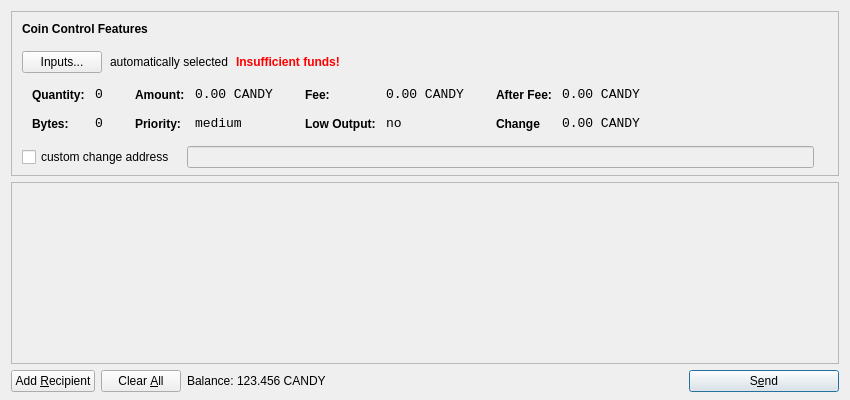
<?xml version="1.0" encoding="UTF-8"?>
<ui version="4.0">
 <class>SendCoinsDialog</class>
 <widget class="QDialog" name="SendCoinsDialog">
  <property name="geometry">
   <rect>
    <x>0</x>
    <y>0</y>
    <width>850</width>
    <height>400</height>
   </rect>
  </property>
  <property name="windowTitle">
   <string>Send Coins</string>
  </property>
  <layout class="QVBoxLayout" name="verticalLayout" stretch="0,1,0">
   <property name="bottomMargin">
    <number>8</number>
   </property>
   <item>
    <widget class="QFrame" name="frameCoinControl">
     <property name="sizePolicy">
      <sizepolicy hsizetype="Expanding" vsizetype="Expanding">
       <horstretch>0</horstretch>
       <verstretch>0</verstretch>
      </sizepolicy>
     </property>
     <property name="maximumSize">
      <size>
       <width>16777215</width>
       <height>16777215</height>
      </size>
     </property>
     <property name="frameShape">
      <enum>QFrame::StyledPanel</enum>
     </property>
     <property name="frameShadow">
      <enum>QFrame::Sunken</enum>
     </property>
     <layout class="QVBoxLayout" name="verticalLayoutCoinControl2">
      <property name="spacing">
       <number>6</number>
      </property>
      <property name="leftMargin">
       <number>0</number>
      </property>
      <property name="topMargin">
       <number>0</number>
      </property>
      <property name="rightMargin">
       <number>0</number>
      </property>
      <property name="bottomMargin">
       <number>6</number>
      </property>
      <item>
       <layout class="QVBoxLayout" name="verticalLayoutCoinControl" stretch="0,0,0,0,1">
        <property name="spacing">
         <number>0</number>
        </property>
        <property name="leftMargin">
         <number>10</number>
        </property>
        <property name="topMargin">
         <number>10</number>
        </property>
        <item>
         <layout class="QHBoxLayout" name="horizontalLayoutCoinControl1">
          <property name="bottomMargin">
           <number>15</number>
          </property>
          <item>
           <widget class="QLabel" name="labelCoinControlFeatures">
            <property name="sizePolicy">
             <sizepolicy hsizetype="Preferred" vsizetype="Maximum">
              <horstretch>0</horstretch>
              <verstretch>0</verstretch>
             </sizepolicy>
            </property>
            <property name="font">
             <font>
              <weight>75</weight>
              <bold>true</bold>
             </font>
            </property>
            <property name="styleSheet">
             <string notr="true">font-weight:bold;</string>
            </property>
            <property name="text">
             <string>Coin Control Features</string>
            </property>
           </widget>
          </item>
         </layout>
        </item>
        <item>
         <layout class="QHBoxLayout" name="horizontalLayoutCoinControl2" stretch="0,0,0,0">
          <property name="spacing">
           <number>8</number>
          </property>
          <property name="bottomMargin">
           <number>10</number>
          </property>
          <item>
           <widget class="QPushButton" name="pushButtonCoinControl">
            <property name="styleSheet">
             <string notr="true"/>
            </property>
            <property name="text">
             <string>Inputs...</string>
            </property>
           </widget>
          </item>
          <item>
           <widget class="QLabel" name="labelCoinControlAutomaticallySelected">
            <property name="text">
             <string>automatically selected</string>
            </property>
            <property name="margin">
             <number>5</number>
            </property>
           </widget>
          </item>
          <item>
           <widget class="QLabel" name="labelCoinControlInsuffFunds">
            <property name="font">
             <font>
              <weight>75</weight>
              <bold>true</bold>
             </font>
            </property>
            <property name="styleSheet">
             <string notr="true">color:red;font-weight:bold;</string>
            </property>
            <property name="text">
             <string>Insufficient funds!</string>
            </property>
            <property name="margin">
             <number>5</number>
            </property>
           </widget>
          </item>
          <item>
           <spacer name="horizontalSpacerCoinControl">
            <property name="orientation">
             <enum>Qt::Horizontal</enum>
            </property>
            <property name="sizeHint" stdset="0">
             <size>
              <width>40</width>
              <height>1</height>
             </size>
            </property>
           </spacer>
          </item>
         </layout>
        </item>
        <item>
         <widget class="QWidget" name="widgetCoinControl" native="true">
          <property name="sizePolicy">
           <sizepolicy hsizetype="Preferred" vsizetype="Preferred">
            <horstretch>0</horstretch>
            <verstretch>0</verstretch>
           </sizepolicy>
          </property>
          <property name="minimumSize">
           <size>
            <width>0</width>
            <height>0</height>
           </size>
          </property>
          <property name="styleSheet">
           <string notr="true"/>
          </property>
          <layout class="QHBoxLayout" name="horizontalLayoutCoinControl5">
           <property name="margin">
            <number>0</number>
           </property>
           <item>
            <layout class="QHBoxLayout" name="horizontalLayoutCoinControl3" stretch="0,0,0,1">
             <property name="spacing">
              <number>20</number>
             </property>
             <property name="topMargin">
              <number>0</number>
             </property>
             <property name="bottomMargin">
              <number>10</number>
             </property>
             <item>
              <layout class="QFormLayout" name="formLayoutCoinControl1">
               <property name="horizontalSpacing">
                <number>10</number>
               </property>
               <property name="verticalSpacing">
                <number>14</number>
               </property>
               <property name="leftMargin">
                <number>10</number>
               </property>
               <property name="topMargin">
                <number>4</number>
               </property>
               <property name="rightMargin">
                <number>6</number>
               </property>
               <item row="0" column="0">
                <widget class="QLabel" name="labelCoinControlQuantityText">
                 <property name="styleSheet">
                  <string notr="true">font-weight:bold;</string>
                 </property>
                 <property name="text">
                  <string>Quantity:</string>
                 </property>
                 <property name="margin">
                  <number>0</number>
                 </property>
                </widget>
               </item>
               <item row="0" column="1">
                <widget class="QLabel" name="labelCoinControlQuantity">
                 <property name="font">
                  <font>
                   <family>Monospace</family>
                   <pointsize>10</pointsize>
                  </font>
                 </property>
                 <property name="cursor">
                  <cursorShape>IBeamCursor</cursorShape>
                 </property>
                 <property name="contextMenuPolicy">
                  <enum>Qt::ActionsContextMenu</enum>
                 </property>
                 <property name="text">
                  <string>0</string>
                 </property>
                 <property name="margin">
                  <number>0</number>
                 </property>
                 <property name="textInteractionFlags">
                  <set>Qt::LinksAccessibleByMouse|Qt::TextSelectableByKeyboard|Qt::TextSelectableByMouse</set>
                 </property>
                </widget>
               </item>
               <item row="1" column="0">
                <widget class="QLabel" name="labelCoinControlBytesText">
                 <property name="styleSheet">
                  <string notr="true">font-weight:bold;</string>
                 </property>
                 <property name="text">
                  <string>Bytes:</string>
                 </property>
                </widget>
               </item>
               <item row="1" column="1">
                <widget class="QLabel" name="labelCoinControlBytes">
                 <property name="font">
                  <font>
                   <family>Monospace</family>
                   <pointsize>10</pointsize>
                  </font>
                 </property>
                 <property name="cursor">
                  <cursorShape>IBeamCursor</cursorShape>
                 </property>
                 <property name="contextMenuPolicy">
                  <enum>Qt::ActionsContextMenu</enum>
                 </property>
                 <property name="text">
                  <string>0</string>
                 </property>
                 <property name="textInteractionFlags">
                  <set>Qt::LinksAccessibleByMouse|Qt::TextSelectableByKeyboard|Qt::TextSelectableByMouse</set>
                 </property>
                </widget>
               </item>
              </layout>
             </item>
             <item>
              <layout class="QFormLayout" name="formLayoutCoinControl2">
               <property name="horizontalSpacing">
                <number>10</number>
               </property>
               <property name="verticalSpacing">
                <number>14</number>
               </property>
               <property name="leftMargin">
                <number>6</number>
               </property>
               <property name="topMargin">
                <number>4</number>
               </property>
               <property name="rightMargin">
                <number>6</number>
               </property>
               <item row="0" column="0">
                <widget class="QLabel" name="labelCoinControlAmountText">
                 <property name="styleSheet">
                  <string notr="true">font-weight:bold;</string>
                 </property>
                 <property name="text">
                  <string>Amount:</string>
                 </property>
                 <property name="margin">
                  <number>0</number>
                 </property>
                </widget>
               </item>
               <item row="0" column="1">
                <widget class="QLabel" name="labelCoinControlAmount">
                 <property name="font">
                  <font>
                   <family>Monospace</family>
                   <pointsize>10</pointsize>
                  </font>
                 </property>
                 <property name="cursor">
                  <cursorShape>IBeamCursor</cursorShape>
                 </property>
                 <property name="contextMenuPolicy">
                  <enum>Qt::ActionsContextMenu</enum>
                 </property>
                 <property name="text">
                  <string>0.00 CANDY</string>
                 </property>
                 <property name="textInteractionFlags">
                  <set>Qt::LinksAccessibleByMouse|Qt::TextSelectableByKeyboard|Qt::TextSelectableByMouse</set>
                 </property>
                </widget>
               </item>
               <item row="1" column="0">
                <widget class="QLabel" name="labelCoinControlPriorityText">
                 <property name="styleSheet">
                  <string notr="true">font-weight:bold;</string>
                 </property>
                 <property name="text">
                  <string>Priority:</string>
                 </property>
                </widget>
               </item>
               <item row="1" column="1">
                <widget class="QLabel" name="labelCoinControlPriority">
                 <property name="font">
                  <font>
                   <family>Monospace</family>
                   <pointsize>10</pointsize>
                  </font>
                 </property>
                 <property name="cursor">
                  <cursorShape>IBeamCursor</cursorShape>
                 </property>
                 <property name="contextMenuPolicy">
                  <enum>Qt::ActionsContextMenu</enum>
                 </property>
                 <property name="text">
                  <string>medium</string>
                 </property>
                 <property name="textInteractionFlags">
                  <set>Qt::LinksAccessibleByMouse|Qt::TextSelectableByKeyboard|Qt::TextSelectableByMouse</set>
                 </property>
                </widget>
               </item>
              </layout>
             </item>
             <item>
              <layout class="QFormLayout" name="formLayoutCoinControl3">
               <property name="horizontalSpacing">
                <number>10</number>
               </property>
               <property name="verticalSpacing">
                <number>14</number>
               </property>
               <property name="leftMargin">
                <number>6</number>
               </property>
               <property name="topMargin">
                <number>4</number>
               </property>
               <property name="rightMargin">
                <number>6</number>
               </property>
               <item row="0" column="0">
                <widget class="QLabel" name="labelCoinControlFeeText">
                 <property name="styleSheet">
                  <string notr="true">font-weight:bold;</string>
                 </property>
                 <property name="text">
                  <string>Fee:</string>
                 </property>
                 <property name="margin">
                  <number>0</number>
                 </property>
                </widget>
               </item>
               <item row="0" column="1">
                <widget class="QLabel" name="labelCoinControlFee">
                 <property name="font">
                  <font>
                   <family>Monospace</family>
                   <pointsize>10</pointsize>
                  </font>
                 </property>
                 <property name="cursor">
                  <cursorShape>IBeamCursor</cursorShape>
                 </property>
                 <property name="contextMenuPolicy">
                  <enum>Qt::ActionsContextMenu</enum>
                 </property>
                 <property name="text">
                  <string>0.00 CANDY</string>
                 </property>
                 <property name="textInteractionFlags">
                  <set>Qt::LinksAccessibleByMouse|Qt::TextSelectableByKeyboard|Qt::TextSelectableByMouse</set>
                 </property>
                </widget>
               </item>
               <item row="1" column="0">
                <widget class="QLabel" name="labelCoinControlLowOutputText">
                 <property name="styleSheet">
                  <string notr="true">font-weight:bold;</string>
                 </property>
                 <property name="text">
                  <string>Low Output:</string>
                 </property>
                </widget>
               </item>
               <item row="1" column="1">
                <widget class="QLabel" name="labelCoinControlLowOutput">
                 <property name="font">
                  <font>
                   <family>Monospace</family>
                   <pointsize>10</pointsize>
                  </font>
                 </property>
                 <property name="cursor">
                  <cursorShape>IBeamCursor</cursorShape>
                 </property>
                 <property name="contextMenuPolicy">
                  <enum>Qt::ActionsContextMenu</enum>
                 </property>
                 <property name="text">
                  <string>no</string>
                 </property>
                 <property name="textInteractionFlags">
                  <set>Qt::LinksAccessibleByMouse|Qt::TextSelectableByKeyboard|Qt::TextSelectableByMouse</set>
                 </property>
                </widget>
               </item>
              </layout>
             </item>
             <item>
              <layout class="QFormLayout" name="formLayoutCoinControl4">
               <property name="horizontalSpacing">
                <number>10</number>
               </property>
               <property name="verticalSpacing">
                <number>14</number>
               </property>
               <property name="leftMargin">
                <number>6</number>
               </property>
               <property name="topMargin">
                <number>4</number>
               </property>
               <property name="rightMargin">
                <number>6</number>
               </property>
               <item row="0" column="0">
                <widget class="QLabel" name="labelCoinControlAfterFeeText">
                 <property name="styleSheet">
                  <string notr="true">font-weight:bold;</string>
                 </property>
                 <property name="text">
                  <string>After Fee:</string>
                 </property>
                 <property name="margin">
                  <number>0</number>
                 </property>
                </widget>
               </item>
               <item row="0" column="1">
                <widget class="QLabel" name="labelCoinControlAfterFee">
                 <property name="font">
                  <font>
                   <family>Monospace</family>
                   <pointsize>10</pointsize>
                  </font>
                 </property>
                 <property name="cursor">
                  <cursorShape>IBeamCursor</cursorShape>
                 </property>
                 <property name="contextMenuPolicy">
                  <enum>Qt::ActionsContextMenu</enum>
                 </property>
                 <property name="text">
                  <string>0.00 CANDY</string>
                 </property>
                 <property name="textInteractionFlags">
                  <set>Qt::LinksAccessibleByMouse|Qt::TextSelectableByKeyboard|Qt::TextSelectableByMouse</set>
                 </property>
                </widget>
               </item>
               <item row="1" column="0">
                <widget class="QLabel" name="labelCoinControlChangeText">
                 <property name="styleSheet">
                  <string notr="true">font-weight:bold;</string>
                 </property>
                 <property name="text">
                  <string>Change</string>
                 </property>
                </widget>
               </item>
               <item row="1" column="1">
                <widget class="QLabel" name="labelCoinControlChange">
                 <property name="font">
                  <font>
                   <family>Monospace</family>
                   <pointsize>10</pointsize>
                  </font>
                 </property>
                 <property name="cursor">
                  <cursorShape>IBeamCursor</cursorShape>
                 </property>
                 <property name="contextMenuPolicy">
                  <enum>Qt::ActionsContextMenu</enum>
                 </property>
                 <property name="text">
                  <string>0.00 CANDY</string>
                 </property>
                 <property name="textInteractionFlags">
                  <set>Qt::LinksAccessibleByMouse|Qt::TextSelectableByKeyboard|Qt::TextSelectableByMouse</set>
                 </property>
                </widget>
               </item>
              </layout>
             </item>
            </layout>
           </item>
          </layout>
         </widget>
        </item>
        <item>
         <layout class="QHBoxLayout" name="horizontalLayoutCoinControl4" stretch="0,0,0">
          <property name="spacing">
           <number>12</number>
          </property>
          <property name="sizeConstraint">
           <enum>QLayout::SetDefaultConstraint</enum>
          </property>
          <property name="topMargin">
           <number>5</number>
          </property>
          <property name="rightMargin">
           <number>5</number>
          </property>
          <item>
           <widget class="QCheckBox" name="checkBoxCoinControlChange">
            <property name="text">
             <string>custom change address</string>
            </property>
           </widget>
          </item>
          <item>
           <widget class="QLineEdit" name="lineEditCoinControlChange">
            <property name="enabled">
             <bool>false</bool>
            </property>
            <property name="sizePolicy">
             <sizepolicy hsizetype="Expanding" vsizetype="Fixed">
              <horstretch>0</horstretch>
              <verstretch>0</verstretch>
             </sizepolicy>
            </property>
           </widget>
          </item>
          <item>
           <widget class="QLabel" name="labelCoinControlChangeLabel">
            <property name="sizePolicy">
             <sizepolicy hsizetype="Preferred" vsizetype="Expanding">
              <horstretch>0</horstretch>
              <verstretch>0</verstretch>
             </sizepolicy>
            </property>
            <property name="minimumSize">
             <size>
              <width>0</width>
              <height>0</height>
             </size>
            </property>
            <property name="text">
             <string/>
            </property>
            <property name="margin">
             <number>3</number>
            </property>
           </widget>
          </item>
         </layout>
        </item>
        <item>
         <spacer name="verticalSpacerCoinControl">
          <property name="orientation">
           <enum>Qt::Vertical</enum>
          </property>
          <property name="sizeHint" stdset="0">
           <size>
            <width>800</width>
            <height>1</height>
           </size>
          </property>
         </spacer>
        </item>
       </layout>
      </item>
     </layout>
    </widget>
   </item>
   <item>
    <widget class="QScrollArea" name="scrollArea">
     <property name="widgetResizable">
      <bool>true</bool>
     </property>
     <widget class="QWidget" name="scrollAreaWidgetContents">
      <property name="geometry">
       <rect>
        <x>0</x>
        <y>0</y>
        <width>830</width>
        <height>162</height>
       </rect>
      </property>
      <layout class="QVBoxLayout" name="verticalLayout_2">
       <property name="margin">
        <number>0</number>
       </property>
       <item>
        <layout class="QVBoxLayout" name="entries">
         <property name="spacing">
          <number>6</number>
         </property>
        </layout>
       </item>
       <item>
        <spacer name="verticalSpacer">
         <property name="orientation">
          <enum>Qt::Vertical</enum>
         </property>
         <property name="sizeHint" stdset="0">
          <size>
           <width>20</width>
           <height>40</height>
          </size>
         </property>
        </spacer>
       </item>
      </layout>
     </widget>
    </widget>
   </item>
   <item>
    <layout class="QHBoxLayout" name="horizontalLayout">
     <item>
      <widget class="QPushButton" name="addButton">
       <property name="toolTip">
        <string>Send to multiple recipients at once</string>
       </property>
       <property name="text">
        <string>Add &amp;Recipient</string>
       </property>
       <property name="icon">
        <iconset resource="../bitcoin.qrc">
         <normaloff>:/icons/add</normaloff>:/icons/add</iconset>
       </property>
       <property name="autoDefault">
        <bool>false</bool>
       </property>
      </widget>
     </item>
     <item>
      <widget class="QPushButton" name="clearButton">
       <property name="sizePolicy">
        <sizepolicy hsizetype="Minimum" vsizetype="Fixed">
         <horstretch>0</horstretch>
         <verstretch>0</verstretch>
        </sizepolicy>
       </property>
       <property name="toolTip">
        <string>Remove all transaction fields</string>
       </property>
       <property name="text">
        <string>Clear &amp;All</string>
       </property>
       <property name="icon">
        <iconset resource="../bitcoin.qrc">
         <normaloff>:/icons/remove</normaloff>:/icons/remove</iconset>
       </property>
       <property name="autoRepeatDelay">
        <number>300</number>
       </property>
       <property name="autoDefault">
        <bool>false</bool>
       </property>
      </widget>
     </item>
     <item>
      <layout class="QHBoxLayout" name="horizontalLayout_2">
       <property name="spacing">
        <number>3</number>
       </property>
       <item>
        <widget class="QLabel" name="label">
         <property name="sizePolicy">
          <sizepolicy hsizetype="Preferred" vsizetype="Fixed">
           <horstretch>0</horstretch>
           <verstretch>0</verstretch>
          </sizepolicy>
         </property>
         <property name="text">
          <string>Balance:</string>
         </property>
        </widget>
       </item>
       <item>
        <widget class="QLabel" name="labelBalance">
         <property name="sizePolicy">
          <sizepolicy hsizetype="Preferred" vsizetype="Fixed">
           <horstretch>0</horstretch>
           <verstretch>0</verstretch>
          </sizepolicy>
         </property>
         <property name="cursor">
          <cursorShape>IBeamCursor</cursorShape>
         </property>
         <property name="text">
          <string>123.456 CANDY</string>
         </property>
         <property name="textInteractionFlags">
          <set>Qt::LinksAccessibleByMouse|Qt::TextSelectableByKeyboard|Qt::TextSelectableByMouse</set>
         </property>
        </widget>
       </item>
      </layout>
     </item>
     <item>
      <spacer name="horizontalSpacer">
       <property name="orientation">
        <enum>Qt::Horizontal</enum>
       </property>
       <property name="sizeHint" stdset="0">
        <size>
         <width>40</width>
         <height>20</height>
        </size>
       </property>
      </spacer>
     </item>
     <item>
      <widget class="QPushButton" name="sendButton">
       <property name="minimumSize">
        <size>
         <width>150</width>
         <height>0</height>
        </size>
       </property>
       <property name="toolTip">
        <string>Confirm the send action</string>
       </property>
       <property name="text">
        <string>S&amp;end</string>
       </property>
       <property name="icon">
        <iconset resource="../bitcoin.qrc">
         <normaloff>:/icons/send</normaloff>:/icons/send</iconset>
       </property>
       <property name="default">
        <bool>true</bool>
       </property>
      </widget>
     </item>
    </layout>
   </item>
  </layout>
 </widget>
 <resources>
  <include location="../bitcoin.qrc"/>
 </resources>
 <connections/>
</ui>
